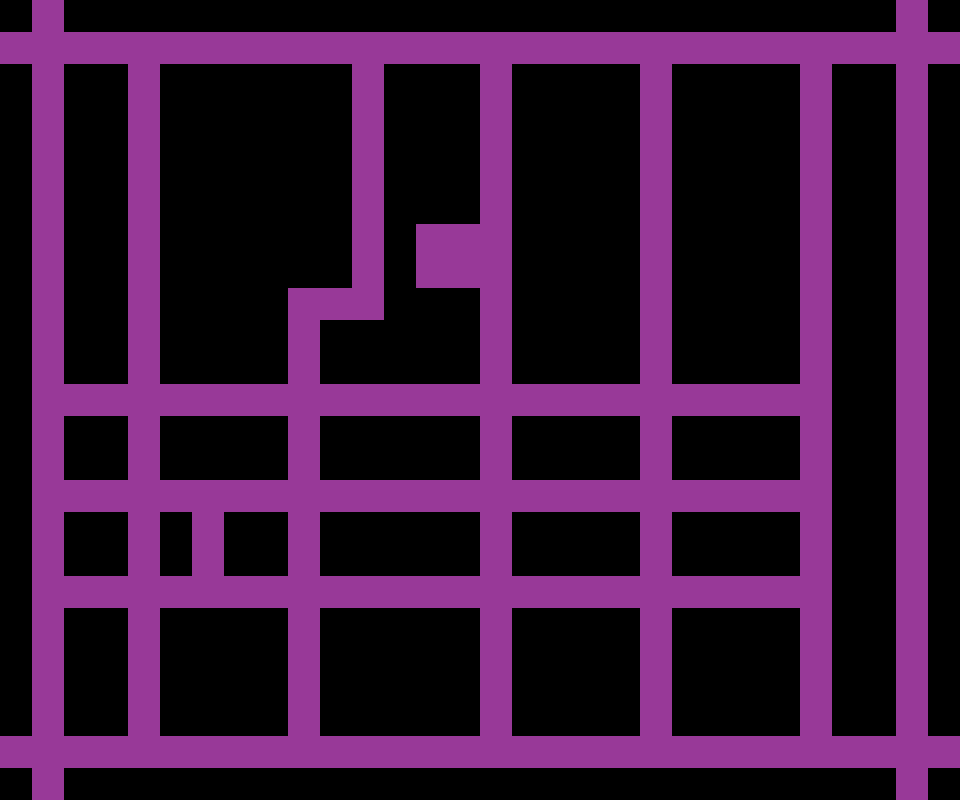

Tiled map render using the project's own tile images. Description and the map definition, with tile-layer contents summarised, below:
An orthogonal 30x25 tile map with 32x32 px tiles, 1 tile layer (Roads) and 1 object (Drake House).

<map version="1.0" orientation="orthogonal" renderorder="right-down" width="30" height="25" tilewidth="32" tileheight="32" nextobjectid="3">
 <tileset firstgid="1" name="Road" tilewidth="32" tileheight="32" tilecount="1" columns="1">
  <image source="road.png" width="32" height="32" />
 </tileset>
 <layer name="Roads" width="30" height="25">
  <data>[750 cells, 276 non-empty, 1 distinct tile ids]</data>
 </layer>
 <objectgroup name="Drake House">
  <object id="1" name="Drake House" x="416" y="224" width="64" height="64" />
 </objectgroup>
</map>